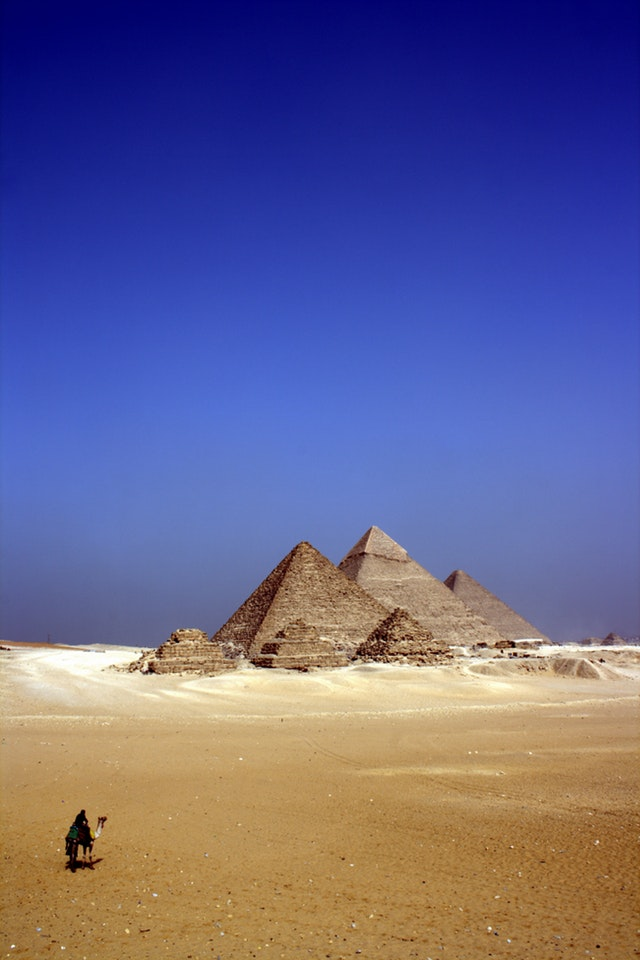
#> input picture Lab#1/pyramids.jpeg, 640 x 960 px
$ jupyter execute Lab_1_std.ipynb   (shell and % lines are left out)
#> lines starting #> are read from the running program, lines starting #| are printed output that depends on the picture
[cell 1]
import skimage.io as io

# Show the figures / plots inside the notebook
from skimage.color import rgb2gray,rgb2hsv
import matplotlib.pyplot as plt
import numpy as np
from skimage.util import random_noise
import numpy as np

from skimage.exposure import histogram
from matplotlib.pyplot import bar

[cell 2]
def show_images(images,titles=None):
    #This function is used to show image(s) with titles by sending an array of images and an array of associated titles.
    # images[0] will be drawn with the title titles[0] if exists
    # You aren't required to understand this function, use it as-is.
    n_ims = len(images)
    if titles is None: titles = ['(%d)' % i for i in range(1,n_ims + 1)]
    fig = plt.figure()
    n = 1
    for image,title in zip(images,titles):
        a = fig.add_subplot(1,n_ims,n)
        if image.ndim == 2:
            plt.gray()
        plt.imshow(image)
        a.set_title(title)
        n += 1
    fig.set_size_inches(np.array(fig.get_size_inches()) * n_ims)
    plt.show()

[cell 3]
# Ex: imread and imshow
pyramids = io.imread('pyramids.jpeg')
#> pyramids is the input picture: shape (960, 640, 3); mean R, G, B 102.5, 99.6, 141.8
io.imshow(pyramids)
io.show()

[cell 4]
# Use this function to show a histogram
# The image should be gray-scale and should range from 0 to 1
def showHist(img,histogramImg):
    plt.figure()
    bar(histogramImg[1]*255, histogramImg[0], width=0.8, align='center')

[cell 5]
'''
@TODO:
Requirement #1
-Read and print image 'coffee'
-Show and print half of the  image
-----hint :use the attribute shape of numpy to get the image object dimentions
'''

[cell 6]
'''
@TODO:
Requirement #2
RGB to gray and HSV:
1- Write a function 'gray_image' that takes an image as input , then
    -get the gray scale of the image, then
    -display original image and the gray scale one side by side (subplot).
    -hint: use rgb2gray to get the graylevel of the image
- test your function with the image 'pyramids'

2- Write a function 'HSV_image' that takes an image as input , then
   -show the RGB image and the (3 channels of HSV image each channel in separated form ) one side by side (subplot).
   -hint: -use rgb2hsv (to get the hsv representation of the image).
          -To separately get the Hue, Saturation and Value channels, use hsvImg[:,:,X],
           where hsvImg is the hsv representation of the image.
           Hue is the first channel, Saturation is the second and value is the last channel.
- test your function for the images in HSV Folder. And comment on the results.
'''

[cell 7]
"""
@TODO
Requirement 2 (Noise):
"""

def Adding_S_P_Noise(image,mode,amount) -> np.ndarray:
    return random_noise(image, mode=mode, amount=amount)


# Read the image.

img = io.imread("./Abdelrahman_Photo.png")
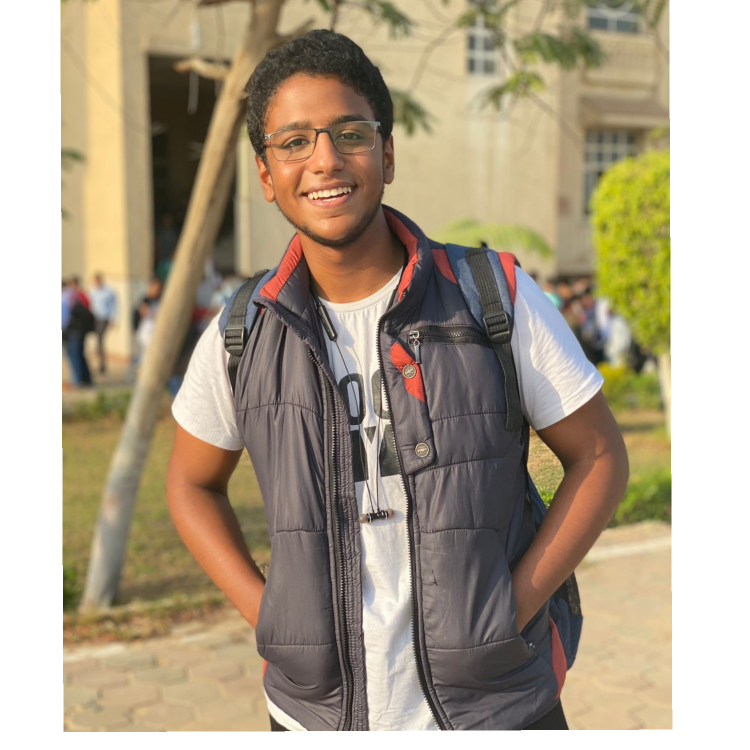
#> input picture Lab#1/Abdelrahman_Photo.png, 1500 x 1500 px (shown at 1/2 size)
#> img is the input picture: shape (1500, 1500, 4); mean R, G, B, A 173, 159.2, 136.8, 255
img = img[:,:,:3]
#> img: shape (1500, 1500, 3)

# Convert it to greyscale to the predefined image (img) and showing it

gray_img = rgb2gray(img)
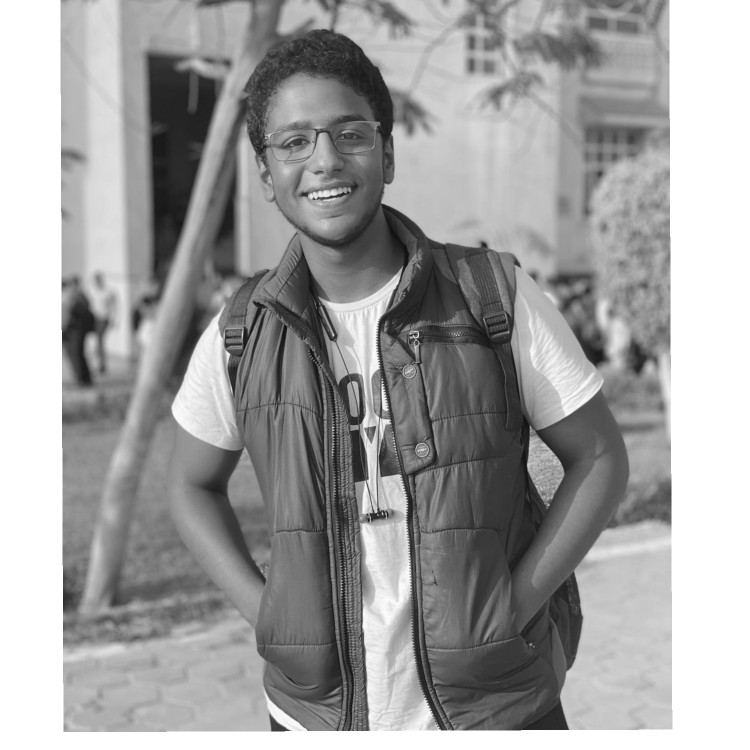
#> gray_img: shape (1500, 1500) float64 (shown at 1/2 size); min 0.026, max 1, mean 0.63

images = [img,gray_img]
titles = ["Original Image","Gray-scaled Image"]
show_images(images, titles)
#> in show_images, `n_ims = len(images)`: n_ims = 2
#> the loop in show_images, `for image,title in zip(images,titles):` made 2 passes
#> (title, n) on passes 1 to 2: ('Original Image', 2), ('Gray-scaled Image', 3)
#> after the loop in show_images, `for image,title in zip(images,titles):`: n = 3


# Apply salt & pepper noise to the predefined image (img)

first_pixeled_img = Adding_S_P_Noise(img,"s&p",0.05)
second_pixeled_img = Adding_S_P_Noise(img,"s&p",0.5)
#> call 2 of Adding_S_P_Noise, with mode = 's&p', amount = 0.5
#> in Adding_S_P_Noise (call 2), `return random_noise(image, mode=mode, amount=amount)`:
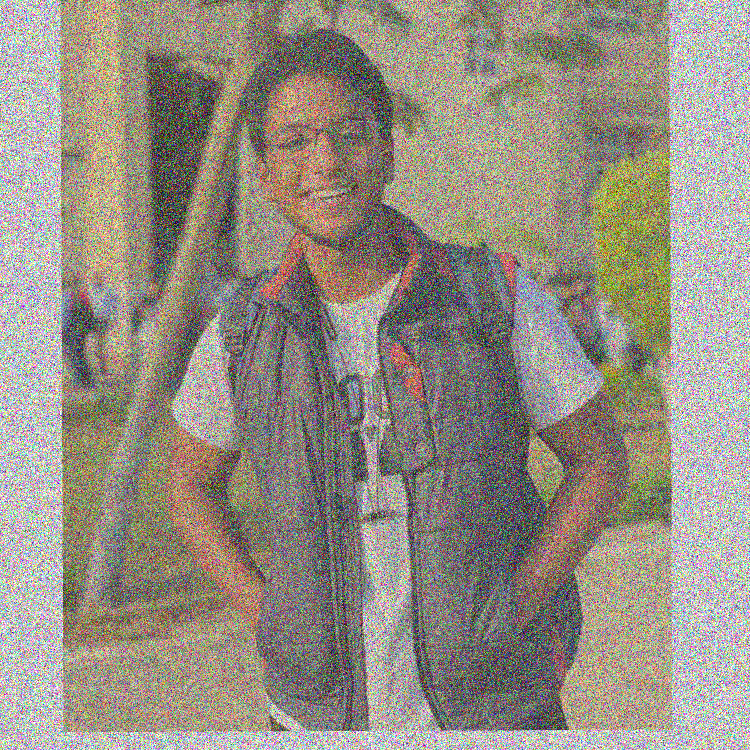
#> returned value: shape (1500, 1500, 3) float64 (shown at 1/2 size); mean of channels 0, 1, 2 0.589, 0.562, 0.518; drawn as R, G, B
third_pixeled_img = Adding_S_P_Noise(img,"s&p",0.9)
#> call 3 of Adding_S_P_Noise, with mode = 's&p', amount = 0.9
#> in Adding_S_P_Noise (call 3), `return random_noise(image, mode=mode, amount=amount)`:
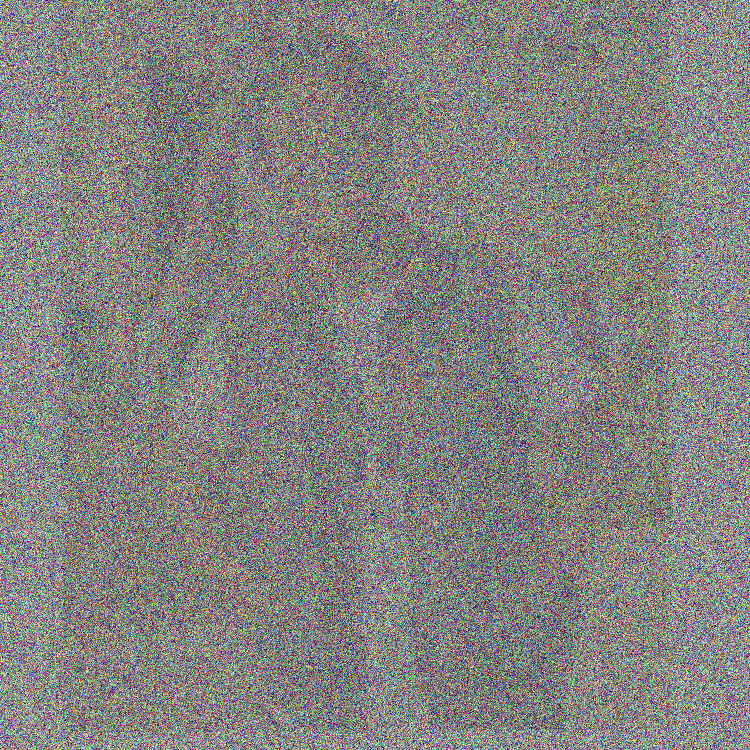
#> returned value: shape (1500, 1500, 3) float64 (shown at 1/2 size); mean of channels 0, 1, 2 0.518, 0.513, 0.503; drawn as R, G, B

images = [first_pixeled_img,second_pixeled_img,third_pixeled_img]
titles=["First Piexeled Image","Second Piexeled Image","Third Piexeled Image"]
show_images(images,titles)
#> the loop in show_images (call 2), `for image,title in zip(images,titles):` made 3 passes
#> title on passes 1 to 3: 'First Piexeled Image', 'Second Piexeled Image', 'Third Piexeled Image'


'''
    - The "random_noise" function simply it is  function that introduces the property of adding a noise to the passed image
    with different modes in order to ensure the error resilience and robustness of algorithms and models.

    - The image that won't be affected by noise too much is the first image "first_pixeled_image", as the amount(fraction) of pixels endured
    from noise are only 5% and that is the smallest factor among the other values.
'''

[cell 8]
'''
@TODO
Requirement 3 (Histogram):
'''
def showHist(images, titles):
    plt.figure(figsize=(15, 4))
    plt.style.use("dark_background")

    plt.subplot(131)
    plt.title(titles[0])
    plt.xlabel("Pixel Intensity")
    plt.ylabel("Frequency")
    plt.fill_between(images[0][1], images[0][0],alpha=0.5)

    if len(images)>1:
        plt.subplot(132)
        plt.title(titles[1])
        plt.xlabel("Pixel Intensity")
        plt.ylabel("Frequency")
        plt.fill_between(images[1][1], images[1][0], alpha=0.5)

        plt.subplot(133)
        plt.title(titles[2])
        plt.xlabel("Pixel Intensity")
        plt.ylabel("Frequency")
        plt.fill_between(images[2][1], images[2][0], alpha=0.5)


def generateHistograms (source_images):
    for i in range(len(source_images)):
        images = []
        for unit_bin in [256, 64, 8]:
            hist, bins = histogram(rgb2gray((source_images[i])[:,:,:3]), nbins=unit_bin)
            images.append((hist, bins))
        if i == 0:
            titles = ["First Histogram-256","First Histogram-64","First Histogram-8"]
        elif i == 1:
            titles = ["Second Histogram-256", "Second Histogram-64", "Second Histogram-8"]
        else:
            titles = ["Third Histogram-256","Third Histogram-64","Third Histogram-8"]
        showHist(images,titles)


img_1 = io.imread("./histogram/ex1.jpg")
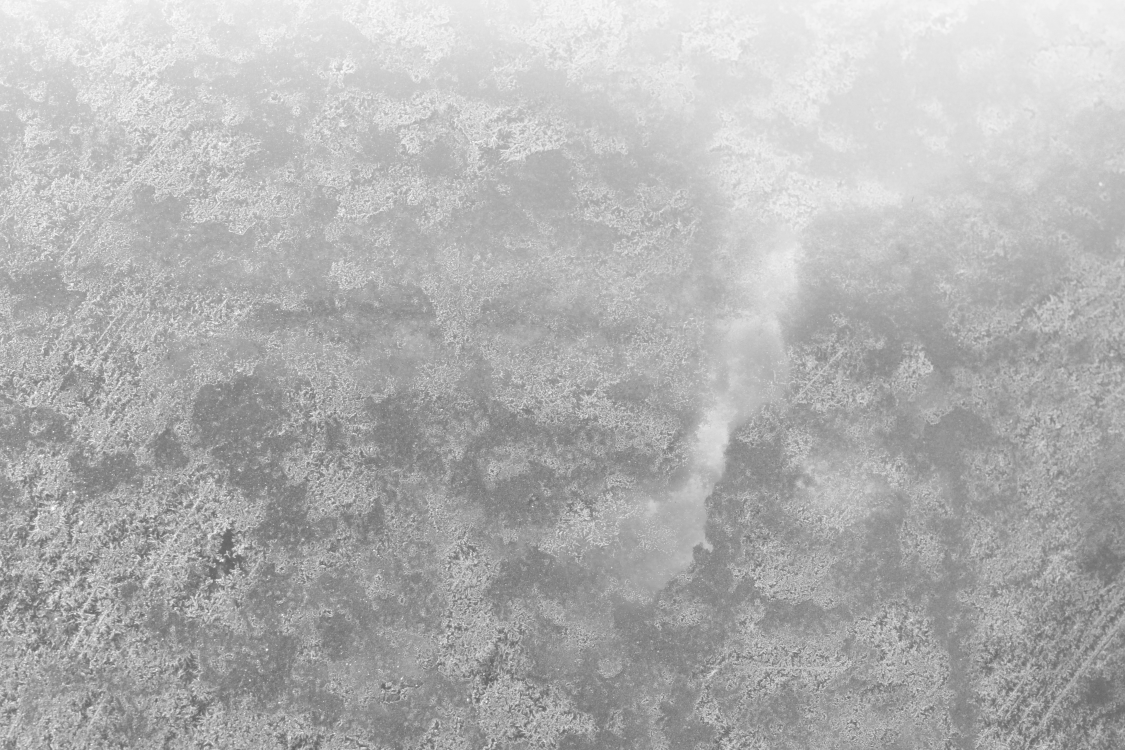
#> input picture Lab#1/histogram/ex1.jpg, 4500 x 3000 px (shown at 1/4 size)
#> img_1 is the input picture: shape (3000, 4500, 3); min 70, max 255, mean 178
img_2 = io.imread("./histogram/ex2.png")
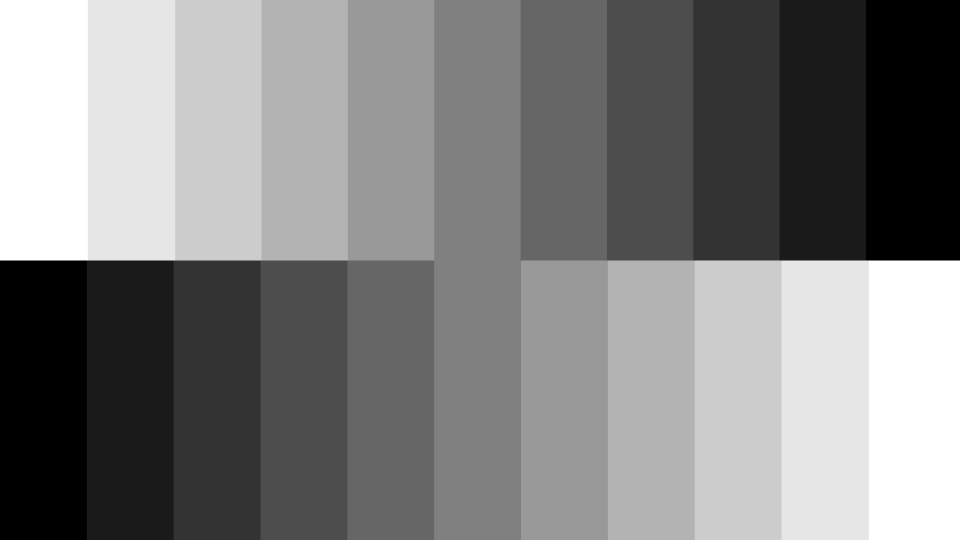
#> input picture Lab#1/histogram/ex2.png, 1920 x 1080 px (shown at 1/2 size)
#> img_2 is the input picture: shape (1080, 1920, 4); mean R, G, B, A 127.7, 127.7, 127.7, 255
img_3 = io.imread("./histogram/ex3.png")
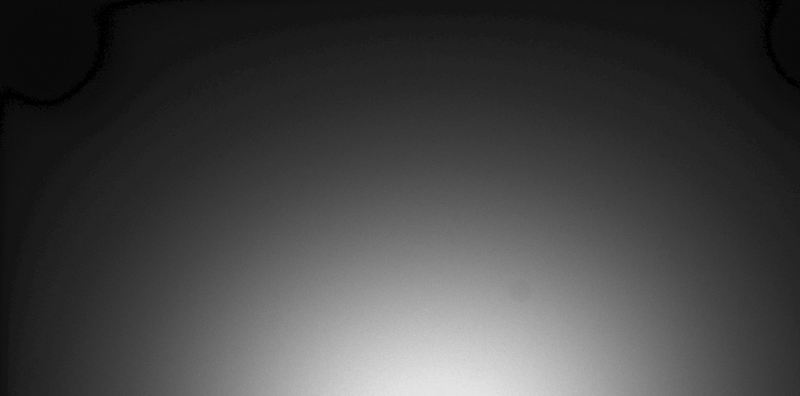
#> input picture Lab#1/histogram/ex3.png, 800 x 396 px
#> img_3 is the input picture: shape (396, 800, 3); min 0, max 229, mean 67.5

# The nbins parameter means that each intensity will be divided to nbins-number such that each intensity value will be counted up for the pixels in range of ( i -> i + (nbins / 256) - 1 )

source_images = [img_1,img_2,img_3]
images = generateHistograms(source_images)
#> the loop in generateHistograms, `for i in range(len(source_images)):` made 3 passes
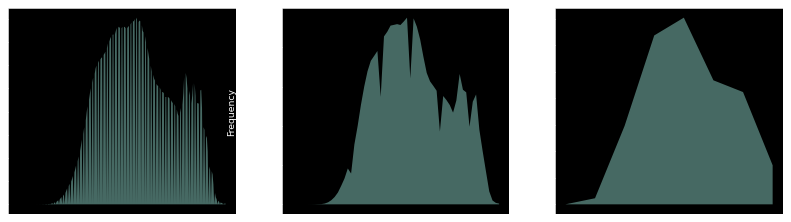
#> figure drawn by matplotlib, 3 panels
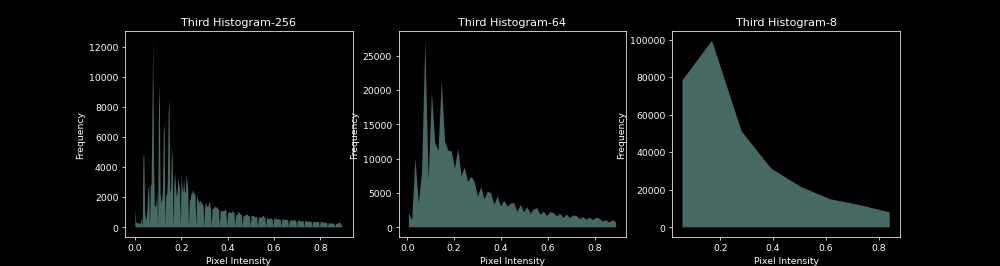
#> figure drawn by matplotlib, 3 panels

[cell 9]
gray_img = np.ones((256, 256),dtype=np.uint8) * 255

plt.imshow(gray_img, cmap="gray", vmin=0, vmax=255)

plt.title("Grayscale Image", color="white")
plt.xlabel("X-axis", color="white")
plt.ylabel("Y-axis", color="white")

plt.show()
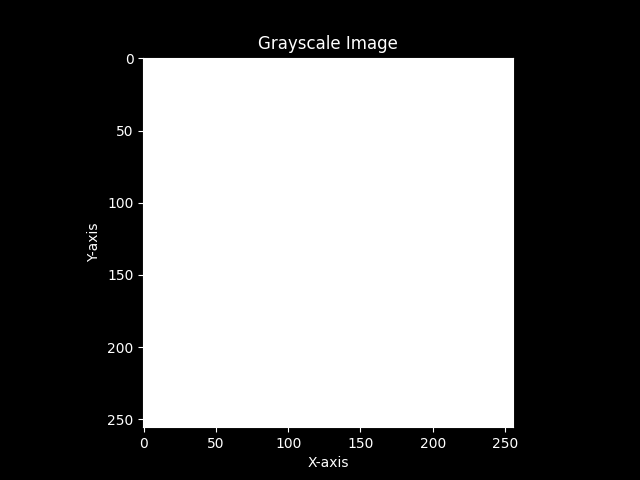
#> figure drawn by matplotlib, 1 panel
